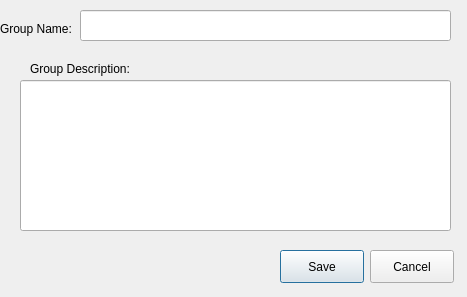
<?xml version="1.0" encoding="UTF-8"?>
<ui version="4.0">
 <class>PartGroup_Add</class>
 <widget class="QDialog" name="PartGroup_Add">
  <property name="geometry">
   <rect>
    <x>0</x>
    <y>0</y>
    <width>467</width>
    <height>297</height>
   </rect>
  </property>
  <property name="windowTitle">
   <string>Dialog</string>
  </property>
  <widget class="QLabel" name="label_2">
   <property name="geometry">
    <rect>
     <x>0</x>
     <y>20</y>
     <width>77</width>
     <height>17</height>
    </rect>
   </property>
   <property name="text">
    <string>Group Name:</string>
   </property>
  </widget>
  <widget class="QLabel" name="label">
   <property name="geometry">
    <rect>
     <x>30</x>
     <y>60</y>
     <width>110</width>
     <height>17</height>
    </rect>
   </property>
   <property name="text">
    <string>Group Description:</string>
   </property>
  </widget>
  <widget class="QLineEdit" name="line_PartGroupName">
   <property name="geometry">
    <rect>
     <x>80</x>
     <y>10</y>
     <width>371</width>
     <height>31</height>
    </rect>
   </property>
  </widget>
  <widget class="QLineEdit" name="line_PartGroup_Description">
   <property name="geometry">
    <rect>
     <x>20</x>
     <y>80</y>
     <width>431</width>
     <height>151</height>
    </rect>
   </property>
  </widget>
  <widget class="QPushButton" name="btn_Save">
   <property name="geometry">
    <rect>
     <x>280</x>
     <y>250</y>
     <width>84</width>
     <height>33</height>
    </rect>
   </property>
   <property name="text">
    <string>Save</string>
   </property>
  </widget>
  <widget class="QPushButton" name="brn_Cancel">
   <property name="geometry">
    <rect>
     <x>370</x>
     <y>250</y>
     <width>84</width>
     <height>33</height>
    </rect>
   </property>
   <property name="text">
    <string>Cancel</string>
   </property>
  </widget>
 </widget>
 <resources/>
 <connections/>
</ui>
